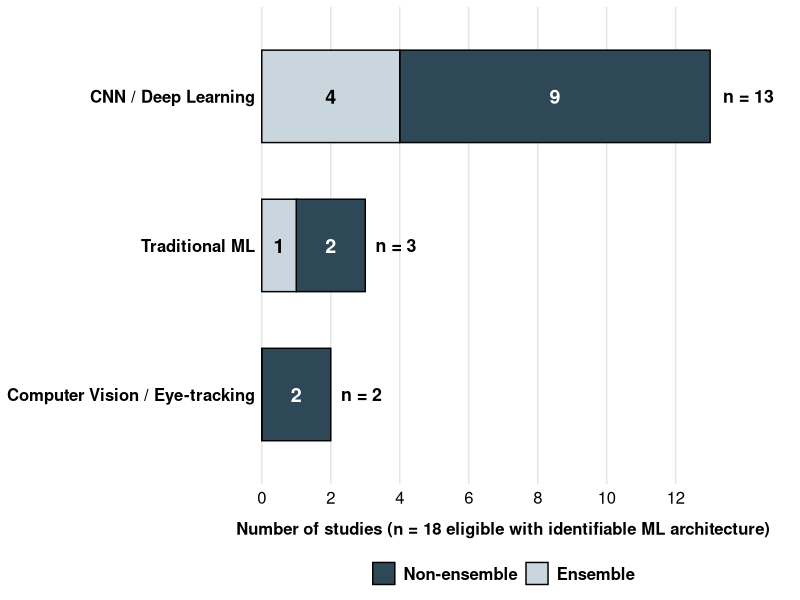
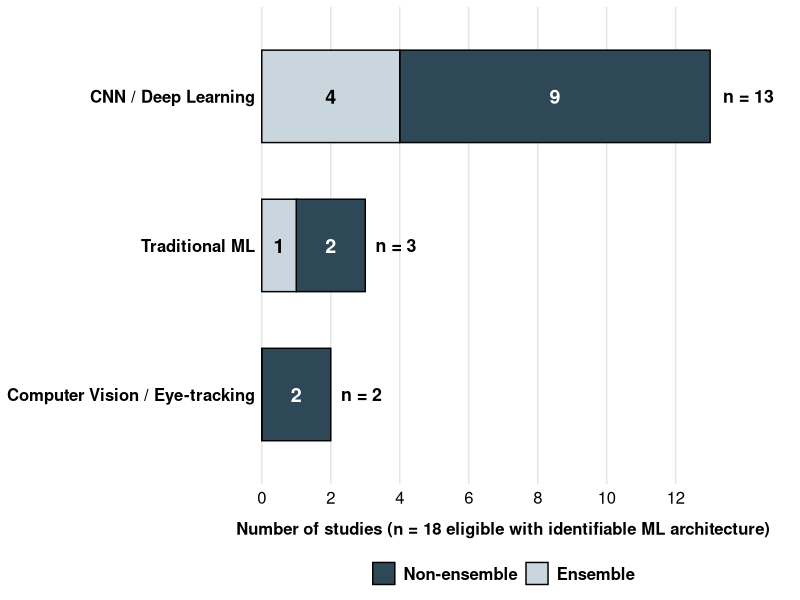

The R source for these figures, in order:
library(ggplot2)
library(dplyr)

df_arch <- data.frame(
  Family = rep(c(
    "CNN / Deep Learning",
    "Traditional ML",
    "Computer Vision / Eye-tracking"
  ), each = 2),
  Configuration = rep(c("Non-ensemble", "Ensemble"), times = 3),
  Studies = c(
    9, 4,
    2, 1,
    2, 0
  )
)

df_arch$Family <- factor(
  df_arch$Family,
  levels = c(
    "Computer Vision / Eye-tracking",
    "Traditional ML",
    "CNN / Deep Learning"
  )
)

df_arch$Configuration <- factor(
  df_arch$Configuration,
  levels = c("Non-ensemble", "Ensemble")
)

totals <- df_arch %>%
  group_by(Family) %>%
  summarise(Total = sum(Studies))

colors_conf <- c(
  "Non-ensemble" = "#2F4858",
  "Ensemble"     = "#C9D6DE"
)

p <- ggplot(df_arch, aes(x = Studies, y = Family, fill = Configuration)) +
  geom_bar(
    stat = "identity",
    width = 0.62,
    colour = "black",
    linewidth = 0.5
  ) +
  geom_text(
    aes(
      label = ifelse(Studies > 0, Studies, ""),
      colour = Configuration
    ),
    position = position_stack(vjust = 0.5),
    size = 5,
    fontface = "bold",
    show.legend = FALSE
  ) +
  geom_text(
    data = totals,
    inherit.aes = FALSE,
    aes(x = Total, y = Family, label = paste0("n = ", Total)),
    hjust = -0.25,
    size = 4.5,
    fontface = "bold",
    colour = "black"
  ) +
  scale_fill_manual(values = colors_conf, name = NULL) +
  scale_colour_manual(values = c(
    "Non-ensemble" = "white",
    "Ensemble"     = "black"
  )) +
  scale_x_continuous(
    limits = c(0, 14),
    breaks = seq(0, 12, 2),
    expand = c(0, 0)
  ) +
  coord_cartesian(clip = "off") +
  labs(
    x = "Number of studies (n = 18 eligible with identifiable ML architecture)",
    y = NULL
  ) +
  theme_minimal(base_family = "sans") +
  theme(
    legend.position = "bottom",
    legend.text = element_text(size = 12, face = "bold", colour = "black"),
    axis.text.y = element_text(size = 12, face = "bold", colour = "black"),
    axis.text.x = element_text(size = 12, colour = "black"),
    axis.title.x = element_text(
      size = 12,
      face = "bold",
      colour = "black",
      margin = margin(t = 10)
    ),
    plot.margin = margin(t = 5, r = 40, b = 5, l = 5),
    panel.grid.major.y = element_blank(),
    panel.grid.minor = element_blank(),
    panel.grid.major.x = element_line(colour = "gray90")
  )

ggsave("../images/fig_4.png", plot = p, width = 9, height = 5.2, dpi = 300)
ggsave("../images/fig_4.pdf", plot = p, width = 9, height = 5.2)
